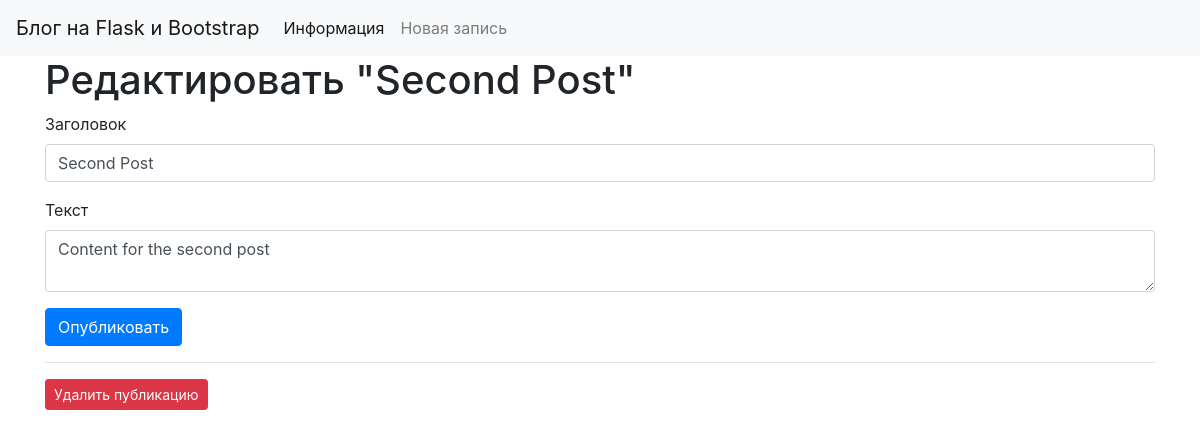
Before: /2/edit with the older database file.
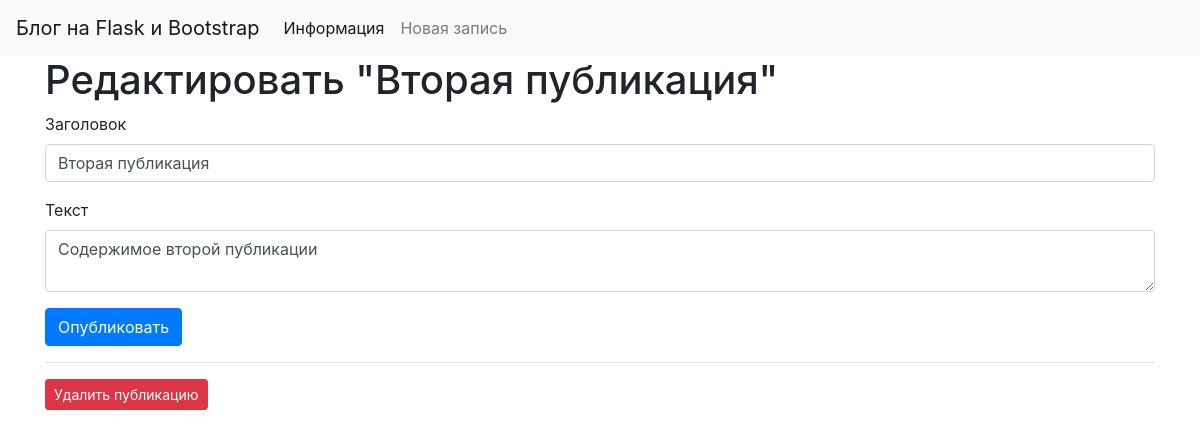
After: the same page with the newer database file.
### tables this page shows
CREATE TABLE posts (
    id INTEGER PRIMARY KEY AUTOINCREMENT,
    created TIMESTAMP NOT NULL DEFAULT CURRENT_TIMESTAMP,
    title TEXT NOT NULL,
    content TEXT NOT NULL
);

### app.py (the view, shortened to what this page needs)
@app.route('/<int:id>/edit', methods=('GET', 'POST'))
def edit(id):
    post = get_post(id)
    return render_template('edit.html', post=post)

### app.py (called while the page is built)
def get_db_connection():
    conn = sqlite3.connect('database.db')
    conn.row_factory = sqlite3.Row
    return conn

def get_post(post_id):
    conn = get_db_connection()
    post = conn.execute('SELECT * FROM posts WHERE id = ?',
                        (post_id,)).fetchone()
    conn.close()
    if post is None:
        abort(404)
    return post

### templates/edit.html (shortened to what this page needs)
{% extends 'base.html' %}
{% block content %}
<h1>{% block title %} Редактировать "{{ post['title'] }}" {% endblock %}</h1>
<form method="post">
    <div class="form-group">
        <label for="title">Заголовок</label>
        <input type="text" name="title" placeholder="Post title"
               class="form-control"
               value="{{ request.form['title'] or post['title'] }}">
    </div>
    <div class="form-group">
        <label for="content">Текст</label>
        <textarea name="content" placeholder="Post content"
                  class="form-control">{{ request.form['content'] or post['content'] }}</textarea>
    </div>
    <div class="form-group">
        <button type="submit" class="btn btn-primary">Опубликовать</button>
    </div>
</form>
<hr>
<form action="{{ url_for('delete', id=post['id']) }}" method="POST">
    <input type="submit" value="Удалить публикацию"
            class="btn btn-danger btn-sm"
            onclick="return confirm('Вы уверены что хотите удалить эту публикацию?')">
</form>
{% endblock %}

Changed rows visible on the page:
changed posts: title "Second Post" → "Вторая публикация"; content "Content for the second post" → "Содержимое второй публикации"
